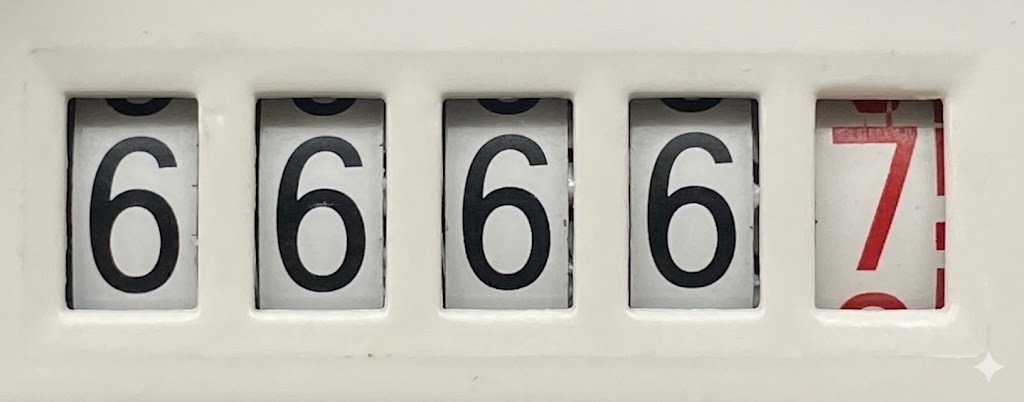
#> input picture test_meter.jpg, 1024 x 402 px
$ python segmentation.py
#> lines starting #> are read from the running program, lines starting #| are printed output that depends on the picture; after the words box and inside, x2 and y2 are one past the last pixel; in counts of white or black regions, pixels touching at a corner belong together
import cv2
import numpy as np
import os

def _pad_to_square(img_gray):
    """Pad ảnh xám thành hình vuông kèm 15% viền trắng xung quanh"""
    ch_c, cw_c = img_gray.shape[:2]
    size = max(ch_c, cw_c)
    if size == 0:
        size = 1
    pad_t = (size - ch_c) // 2
    pad_b = size - ch_c - pad_t
    pad_l = (size - cw_c) // 2
    pad_r = size - cw_c - pad_l

    squared = cv2.copyMakeBorder(img_gray, pad_t, pad_b, pad_l, pad_r, cv2.BORDER_CONSTANT, value=255)
    p = int(size * 0.15)
    padded = cv2.copyMakeBorder(squared, p, p, p, p, cv2.BORDER_CONSTANT, value=255)
    return cv2.cvtColor(padded, cv2.COLOR_GRAY2BGR)

def extract_clean_digit_ink(box_img):
    """
    [PREPROCESSING GATE - CONNECTED COMPONENTS]
    Loại bỏ 100% thanh viền nhựa đen bên hông và vết cuộn số lăn ở mép trên/dưới.
    Chỉ trích xuất duy nhất vùng nét mực (Ink Bounding Box) của chữ số trung tâm.
    Tự động hàn gắn (merge) các phần chữ số bị đứt gãy do lóa sáng đèn Flash.
    """
    if box_img is None or box_img.size == 0:
        return np.full((100, 100, 3), 255, dtype=np.uint8)

    bh, bw = box_img.shape[:2]
    if bh < 10 or bw < 10:
        return np.full((100, 100, 3), 255, dtype=np.uint8)

    # 1. Chuyển sang ảnh xám dùng np.min (chữ đỏ hay đen đều thành nét mực tối)
    gray = np.min(box_img, axis=2).astype(np.uint8) if len(box_img.shape) == 3 else box_img.copy()

    # 2. Nhị phân hóa Otsu: Nét mực = 255, Nền trắng = 0
    _, bin_img = cv2.threshold(gray, 0, 255, cv2.THRESH_BINARY_INV + cv2.THRESH_OTSU)

    # 3. Phân tích Connected Components
    num_labels, labels, stats, centroids = cv2.connectedComponentsWithStats(bin_img, 8)
    if num_labels <= 1:
        return _pad_to_square(gray)

    # Lọc bỏ trước các thanh viền đen dạng cột đứng ở 2 mép
    # Một viền mép phải nằm gọn ở sát mép trái/phải, không được ăn sâu vào giữa
    non_border_lbls = []
    for lbl in range(1, num_labels):
        x, y, cw, ch, area = stats[lbl]
        is_left_border = (x <= bw * 0.12) and ((x + cw) <= bw * 0.30) and (ch >= bh * 0.25) and (ch / max(1, cw) >= 1.5)
        is_right_border = (x >= bw * 0.70) and ((x + cw) >= bw * 0.88) and (ch >= bh * 0.25) and (ch / max(1, cw) >= 1.5)
        if not (is_left_border or is_right_border) and area >= 50:
            non_border_lbls.append(lbl)

    if not non_border_lbls:
        return _pad_to_square(gray)

    # Tìm component chính (diện tích lớn nhất ở khu vực chữ số)
    main_lbl = max(non_border_lbls, key=lambda l: stats[l][4])
    mx, my, mw, mh, marea = stats[main_lbl]
    mcx, mcy = centroids[main_lbl]

    keep_lbls = [main_lbl]

    # Duyệt các component còn lại để phân biệt:
    # - Mảnh vỡ của cùng 1 chữ số (do lóa sáng): thẳng hàng theo trục X, khoảng cách gap_y nhỏ -> GIỮ LẠI
    # - Vết cuộn số lăn lửng lơ ở mép trên/dưới: cách xa > 25px -> LOẠI BỎ
    for lbl in non_border_lbls:
        if lbl == main_lbl:
            continue
        x, y, cw, ch, area = stats[lbl]
        cx, cy = centroids[lbl]

        if y >= my + mh:
            gap_y = y - (my + mh)
        elif y + ch <= my:
            gap_y = my - (y + ch)
        else:
            gap_y = 0

        align_x = abs(cx - mcx) < max(mw, cw) * 0.5
        total_span_y = max(my + mh, y + ch) - min(my, y)

        if align_x and gap_y <= 25 and total_span_y <= bh * 0.85:
            keep_lbls.append(lbl)

    clean_mask = np.zeros_like(gray, dtype=np.uint8)
    valid_boxes = []
    for lbl in keep_lbls:
        clean_mask[labels == lbl] = 255
        x, y, cw, ch, _ = stats[lbl]
        valid_boxes.append((x, y, x + cw, y + ch))

    min_x = max(0, min(b[0] for b in valid_boxes))
    min_y = max(0, min(b[1] for b in valid_boxes))
    max_x = min(bw, max(b[2] for b in valid_boxes))
    max_y = min(bh, max(b[3] for b in valid_boxes))

    # Dilate nhẹ mask để bảo toàn độ mượt nét chữ và hàn gắn vết lóa sáng mỏng
    k = cv2.getStructuringElement(cv2.MORPH_ELLIPSE, (3, 3))
    dilated_mask = cv2.dilate(clean_mask, k, iterations=1)
    k_close = cv2.getStructuringElement(cv2.MORPH_RECT, (1, 9))
    dilated_mask = cv2.morphologyEx(dilated_mask, cv2.MORPH_CLOSE, k_close)

    # Toàn bộ vùng ngoài nét mực biến thành màu trắng tinh (255)
    clean_gray = np.full_like(gray, 255)
    clean_gray[dilated_mask == 255] = gray[dilated_mask == 255]

    # Crop sát vùng nét chữ kèm lề an toàn 12%
    pad_w = int((max_x - min_x) * 0.12)
    pad_h = int((max_y - min_y) * 0.12)
    c_x1 = max(0, min_x - pad_w)
    c_y1 = max(0, min_y - pad_h)
    c_x2 = min(bw, max_x + pad_w)
    c_y2 = min(bh, max_y + pad_h)

    cropped = clean_gray[c_y1:c_y2, c_x1:c_x2]
    if cropped.size == 0:
        cropped = gray

    # [GEOMETRY GATE] Kiểm tra mật độ điểm ảnh để phát hiện ô bị che lấp / bùn đất
    _, binary_check = cv2.threshold(cropped, 0, 255, cv2.THRESH_BINARY_INV + cv2.THRESH_OTSU)
    pixel_ratio = cv2.countNonZero(binary_check) / float(binary_check.size if binary_check.size > 0 else 1)
    if pixel_ratio < 0.05 or pixel_ratio > 0.65:
        return np.zeros((100, 100, 3), dtype=np.uint8)

    return _pad_to_square(cropped)

def segment_meter_digits(image_input, num_digits=5, margin_ratio=0.1):
    """
    Cắt một ảnh khung chứa dãy số thẳng ngang thành các ảnh chữ số riêng biệt.
    Sử dụng chiến lược mới: Nhận diện các khung hình chữ nhật chứa chữ số,
    nếu không tìm thấy đủ số lượng thì chuyển về phương pháp chia đều.

    Args:
        image_input (str hoặc numpy array): Đường dẫn đến ảnh HOẶC ảnh dưới dạng numpy array.
        num_digits (int): Số lượng chữ số có trong khung (mặc định 5).
        margin_ratio (float): Tỷ lệ lề cần cắt bỏ để loại bỏ khung nhựa giữa các số.

    Returns:
        list of numpy arrays: Danh sách các ảnh chữ số đã được cắt (RGB).
    """
#> called with image_input = 'test_meter.jpg', num_digits = 5, margin_ratio = 0.15
    if isinstance(image_input, str):
        if not os.path.exists(image_input):
            raise FileNotFoundError(f"Không tìm thấy ảnh: {image_input}")
        img = cv2.imread(image_input)
#> img is the input picture: shape (402, 1024, 3); mean B, G, R 174.5, 183.4, 187.4
        if img is None:
            raise ValueError("Không thể đọc ảnh bằng OpenCV.")
    else:
        img = image_input

    h, w = img.shape[:2]
#> h = 402; w = 1024

    # --- PHƯƠNG PHÁP 1: TÌM CONTOURS KHUNG HÌNH CHỮ NHẬT ---
    # Chuyển xám và làm rõ cạnh
    gray = cv2.cvtColor(img, cv2.COLOR_BGR2GRAY)

    # [UPGRADE] Khử nhiễu ảnh trước khi Adaptive Threshold
    gray = cv2.fastNlMeansDenoising(gray, None, h=10, templateWindowSize=7, searchWindowSize=21)

    # Adaptive threshold để làm nổi bật khung nhựa (thường có độ sáng khác với nền chứa số)
    # [NEW] Dùng block_size động phụ thuộc vào kích thước ảnh để bắt được các khung lớn/nhỏ
    block_size = (int(h / 4) // 2) * 2 + 1
#> block_size = 101
    if block_size < 15:
        block_size = 15
    thresh = cv2.adaptiveThreshold(gray, 255, cv2.ADAPTIVE_THRESH_GAUSSIAN_C, cv2.THRESH_BINARY_INV, block_size, 5)
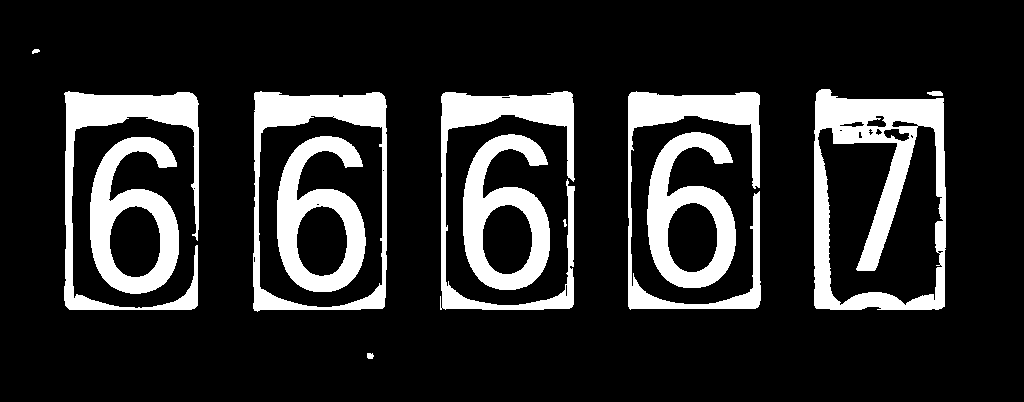
#> thresh: shape (402, 1024); 16.4% white; 13 white regions, largest, box (x1, y1, x2, y2) and area: (814, 89, 946, 310) 12437, (64, 91, 199, 310) 7134, (628, 91, 761, 310) 7114

    # Dùng morphology để nối các nét bị đứt
    kernel = cv2.getStructuringElement(cv2.MORPH_RECT, (3, 3))
    closed = cv2.morphologyEx(thresh, cv2.MORPH_CLOSE, kernel, iterations=2)
#> closed: shape (402, 1024); 16.6% white; 11 white regions

    contours, _ = cv2.findContours(closed, cv2.RETR_EXTERNAL, cv2.CHAIN_APPROX_SIMPLE)
#> contours = 7 contours, 1 with area under 20; largest, box (x1, y1, x2, y2) and area: (64, 91, 199, 310) 28378, (253, 91, 387, 312) 28246, (440, 91, 575, 310) 28238, (628, 91, 761, 310) 28018, (814, 89, 946, 310) 27471, (367, 353, 374, 359) 26
    if not contours:
        # Thử RETR_TREE nếu EXTERNAL không bắt được
        contours, _ = cv2.findContours(closed, cv2.RETR_TREE, cv2.CHAIN_APPROX_SIMPLE)

    valid_rects = []
    for cnt in contours:
        x, y, bw, bh = cv2.boundingRect(cnt)

        # Điều kiện để là 1 khung chữ số:
        # 1. Chiều cao khung từ 30% đến 98% chiều cao ảnh (bắt trọn cả chữ số ngắn 140px lẫn khung dài)
        if 0.30 * h < bh < 0.98 * h:
            # 2. Tỷ lệ width/height từ 0.28 đến 0.95 (khung dọc)
            aspect_ratio = bw / float(bh)
            if 0.28 < aspect_ratio < 0.95:
                # 3. Chiều rộng tối thiểu >= 5% chiều rộng ảnh
                if bw >= w * 0.05:
                    valid_rects.append((x, y, bw, bh))
#> this loop made 7 passes
#> (x, y, bw, bh, aspect_ratio) on passes 2 to 6: (628, 91, 133, 219, 0.607), (440, 91, 135, 219, 0.616), (253, 91, 134, 221, 0.606), (64, 91, 135, 219, 0.616), (814, 89, 132, 221, 0.597)
#> (x, y, bw, bh) on passes 1, 7: (367, 353, 7, 6), (32, 49, 8, 5)
#> after the loop, valid_rects = [(628, 91, 133, 219), (440, 91, 135, 219), (253, 91, 134, 221), (64, 91, 135, 219), (814, 89, 132, 221)]

    # Lọc bỏ các khung trùng lặp: Ưu tiên khung có tỷ lệ width/height gần tỷ lệ chữ số chuẩn (~0.58) thay vì lấy khung cao to của vỏ
    valid_rects = sorted(valid_rects, key=lambda r: abs((r[2] / float(r[3])) - 0.58))
#> valid_rects = [(814, 89, 132, 221), (253, 91, 134, 221), (628, 91, 133, 219), (440, 91, 135, 219), (64, 91, 135, 219)]
    kept_rects = []
    for r in valid_rects:
        rcx = r[0] + r[2]/2.0
        if not any(abs(rcx - (k[0] + k[2]/2.0)) < 110 for k in kept_rects):
            kept_rects.append(r)
#> this loop made 5 passes
#> (r, rcx) on passes 1 to 5: ((814, 89, 132, 221), 880), ((253, 91, 134, 221), 320), ((628, 91, 133, 219), 694.5), ((440, 91, 135, 219), 507.5), ((64, 91, 135, 219), 131.5)
#> after the loop, kept_rects has the same summary as valid_rects

    # Sắp xếp các khung từ trái sang phải
    kept_rects = sorted(kept_rects, key=lambda r: r[0])
#> kept_rects = [(64, 91, 135, 219), (253, 91, 134, 221), (440, 91, 135, 219), (628, 91, 133, 219), (814, 89, 132, 221)]

    # --- SUY DIỄN LƯỚI TỌA ĐỘ BẰNG TÂM CHỮ SỐ (CENTER-BASED GRID INFERENCE) ---
    if len(kept_rects) == 0:
        print(f"[WARN] No contours found. Falling back to uniform grid.", flush=True)
        return _fallback_split(img, num_digits)

    cxs = [r[0] + r[2]/2.0 for r in kept_rects]
#> cxs = [131.5, 320, 507.5, 694.5, 880]
    spacings = [cxs[i+1] - cxs[i] for i in range(len(cxs)-1)]
#> spacings = [188.5, 187.5, 187, 185.5]
    valid_s = []
    for s in spacings:
        if 150 < s < 240:
            valid_s.append(s)
        elif 320 < s < 450:
            valid_s.append(s / 2.0)
        elif 500 < s < 650:
            valid_s.append(s / 3.0)
#> this loop made 4 passes
#> s on passes 1 to 4: 188.5, 187.5, 187, 185.5
#> after the loop, valid_s = [188.5, 187.5, 187, 185.5]

    # Khoảng cách chuẩn giữa 2 ô số trên camera ESP32-S3 Xiao luôn là ~192px
    est_spacing = float(np.median(valid_s)) if valid_s else (w * 0.178)
#> est_spacing = 187.2

    if len(kept_rects) == num_digits and all(140 < s < 260 for s in spacings):
        best_grid_cxs = [r[0] + r[2]/2.0 for r in kept_rects]
#> best_grid_cxs = [131.5, 320, 507.5, 694.5, 880]
        print("[INFO] Successfully detected digit bounding boxes using contours.", flush=True)
    elif len(kept_rects) == 1:
        # Tự động neo vị trí vật lý theo tọa độ X đã biết
        single_cx = cxs[0]
        # Ước lượng ô số thứ mấy dựa trên tọa độ X (mỗi ô cách nhau ~192px, ô 0 bắt đầu ~170px)
        assumed_idx = max(0, min(num_digits - 1, int(round((single_cx - w * 0.16) / est_spacing))))
        start_cx = single_cx - assumed_idx * est_spacing
        best_grid_cxs = [start_cx + i * est_spacing for i in range(num_digits)]
        print(f"[INFO] Single contour found at cx={single_cx:.1f} (anchored to index {assumed_idx}), synthesizing grid.", flush=True)

    else:
        best_grid_cxs = None
        max_inliers = -1

        # Giả định từng tâm tìm được ứng với vị trí thứ i trong 5 khung
        for assumed_idx in range(num_digits):
            for base_cx in cxs:
                start_cx = base_cx - assumed_idx * est_spacing
                grid_cxs = [start_cx + i * est_spacing for i in range(num_digits)]

                inliers = 0
                for cx in cxs:
                    dists = [abs(cx - gx) for gx in grid_cxs]
                    if min(dists) < est_spacing * 0.3:
                        inliers += 1

                if inliers >= max_inliers:
                    if grid_cxs[0] > -est_spacing * 0.5 and grid_cxs[-1] < w + est_spacing * 0.5:
                        if inliers > max_inliers:
                            max_inliers = inliers
                            best_grid_cxs = grid_cxs
                        else: # inliers == max_inliers
                            current_center_offset = abs((grid_cxs[0] + grid_cxs[-1])/2 - w/2)
                            best_center_offset = abs((best_grid_cxs[0] + best_grid_cxs[-1])/2 - w/2) if best_grid_cxs else float('inf')
                            if current_center_offset < best_center_offset:
                                best_grid_cxs = grid_cxs

    if not best_grid_cxs:
        print(f"[WARN] Unable to infer grid coordinates. Falling back to uniform grid.", flush=True)
        return _fallback_split(img, num_digits)

    if len(kept_rects) == num_digits:
        print("[INFO] Successfully detected digit bounding boxes using contours.", flush=True)
    else:
        print(f"[INFO] Contours detected {len(kept_rects)} boxes, successfully interpolated to {num_digits} boxes.", flush=True)

    digits = []
    # Lay box vua van khung chu so (72% spacing) de loai bo cac thanh vien nhua hai ben
    box_w = int(est_spacing * 0.72)
#> box_w = 134

    debug_img = img.copy()

    if kept_rects:
        avg_y = float(np.median([r[1] for r in kept_rects]))
#> avg_y = 91
        avg_h = float(np.median([r[3] for r in kept_rects]))
#> avg_h = 219
        y1_box = max(0, int(avg_y - avg_h * 0.08))
#> y1_box = 73
        y2_box = min(h, int(avg_y + avg_h * 1.08))
#> y2_box = 327
    else:
        y1_box = int(h * 0.03)
        y2_box = int(h * 0.97)

    for i, cx in enumerate(best_grid_cxs):
        # Snap to physical window contour if detected nearby (prevents clipping wide digits)
        close_rects = [r for r in kept_rects if abs((r[0] + r[2]/2.0) - cx) < est_spacing * 0.20]
        if close_rects:
            best_r = min(close_rects, key=lambda r: abs((r[0] + r[2]/2.0) - cx))
            cx = best_r[0] + best_r[2] / 2.0

        x1 = int(cx - box_w/2)
        x2 = int(cx + box_w/2)
        y1 = y1_box
        y2 = y2_box

        x1 = max(0, min(w, x1))
        x2 = max(0, min(w, x2))

        cv2.rectangle(debug_img, (x1, y1), (x2, y2), (0, 255, 0), 2)

        box_img = img[y1:y2, x1:x2]

        if box_img.size == 0 or x1 >= x2 or y1 >= y2:
            print(f"[WARN] Box out of bounds at x1={x1}, x2={x2}. Creating blank pad.", flush=True)
            box_img = np.full((50, 50, 3), 255, dtype=np.uint8)

        # [PREPROCESSING GATE] Gọt sạch viền nhựa đen và vết cuộn số
        is_red = (i == num_digits - 1)
        if is_red and len(box_img.shape) == 3:
            b_c, g_c, r_c = box_img[:,:,0], box_img[:,:,1], box_img[:,:,2]
            # Nền nhựa đen trung tính quanh ô số đỏ: R, G, B thấp và chênh lệch màu nhỏ
            is_black_frame = (r_c < 110) & (g_c < 110) & (b_c < 110) & (np.abs(r_c.astype(int) - g_c.astype(int)) < 35)
            box_img = box_img.copy()
            box_img[is_black_frame] = [255, 255, 255]

        clean_digit = extract_clean_digit_ink(box_img)
        digits.append(clean_digit)
#> this loop made 5 passes
#> (best_r, x1, x2, is_red, num_labels in extract_clean_digit_ink, main_lbl in extract_clean_digit_ink, mx in extract_clean_digit_ink) on passes 1 to 5: ((64, 91, 135, 219), 64, 198, False, 9, 2, 25), ((253, 91, 134, 221), 253, 387, False, 6, 2, 23), ((440, 91, 135, 219), 440, 574, False, 9, 4, 22), ((628, 91, 133, 219), 627, 761, False, 6, 2, 20), ((814, 89, 132, 221), 813, 947, True, 19, 3, 2)
#> pass 1, in segment_meter_digits, `box_img = img[y1:y2, x1:x2]`:
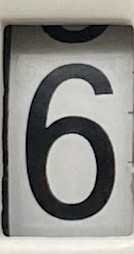
#> box_img: shape (254, 134, 3); mean B, G, R 135.1, 139.1, 139.7
#> pass 1, in extract_clean_digit_ink, `num_labels, labels, stats, centroids = cv2.connectedComponentsWithStat..`:
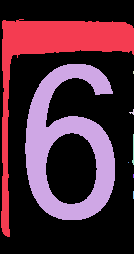
#> labels: shape (254, 134) int32; 9 distinct labels, from 0 to 8; one colour per label, 0 black
#> after the loop:
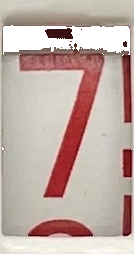
#> box_img: shape (254, 134, 3); mean B, G, R 164.8, 172.2, 192.6
#> after the loop:
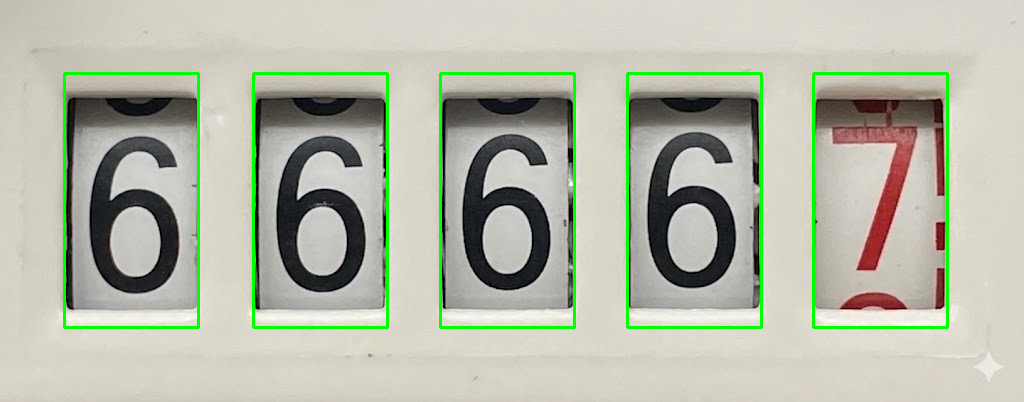
#> debug_img: shape (402, 1024, 3); 2.82% of pixels changed, all inside (x1, y1, x2, y2) = (63, 72, 949, 329)
#> after the loop: is_black_frame: shape (254, 134) bool; 8.1% white; 9 white regions (8 under 20 px), largest, box (x1, y1, x2, y2) and area: (3, 25, 130, 55) 2733
#> after the loop:
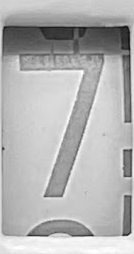
#> r_c: shape (254, 134); min 16, max 255, mean 178.3
#> after the loop, digits = 5 items

    # Lưu ảnh debug vào thư mục debug_images (nếu tồn tại) thay vì ghi bừa bãi ra root
    if os.path.isdir("debug_images"):
        cv2.imwrite(os.path.join("debug_images", "debug_final_boxes.jpg"), debug_img)
    return digits

# [60 lines left out: function _fallback_split, not called in this run]

if __name__ == "__main__":
    test_img = "test_meter.jpg"
    if os.path.exists(test_img):
        print(f"Segmenting {test_img}...", flush=True)
        digits = segment_meter_digits(test_img, num_digits=5, margin_ratio=0.15)
#> digits = 5 items

        for i, d in enumerate(digits):
            cv2.imwrite(f"digit_part_{i}.jpg", d)
            print(f"Saved digit_part_{i}.jpg (Shape: {d.shape})", flush=True)
#> this loop made 5 passes
#| Saved digit_part_0.jpg (Shape: (248, 248, 3))
#| Saved digit_part_1.jpg (Shape: (248, 248, 3))
#| Saved digit_part_2.jpg (Shape: (248, 248, 3))
#| Saved digit_part_3.jpg (Shape: (330, 330, 3))
#| Saved digit_part_4.jpg (Shape: (330, 330, 3))
#> pass 2, `cv2.imwrite(f"digit_part_{i}.jpg", d)`:
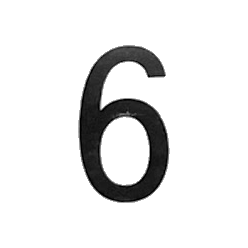
#> saved as digit_part_1.jpg: shape (248, 248, 3); min 0, max 255, mean 230.3
    else:
        print("Create test_meter.jpg to test this module.", flush=True)

$ run again, with image.png saved as test_meter.jpg
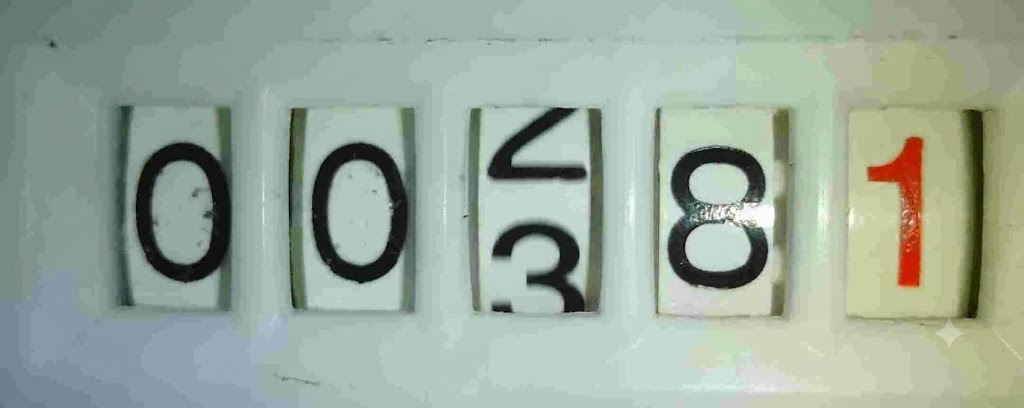
#> input picture image.png, 1024 x 408 px
#> in segment_meter_digits, img is the input picture: shape (408, 1024, 3); mean B, G, R 155.1, 168, 153.3
#> thresh: shape (408, 1024); 15.4% white; 54 white regions (21 under 20 px), largest, box (x1, y1, x2, y2) and area: (288, 106, 418, 320) 12005, (136, 104, 235, 317) 8403, (668, 145, 768, 290) 6566
#> closed: shape (408, 1024); 15.7% white; 35 white regions (3 under 20 px)
#> contours = 34 contours, 3 with area under 20; largest, box (x1, y1, x2, y2) and area: (288, 106, 418, 320) 16850, (136, 104, 235, 317) 13208, (668, 145, 768, 290) 11398, (487, 107, 605, 317) 8884, (651, 106, 797, 323) 5664
#> the loop in segment_meter_digits, `for cnt in contours:` made 34 passes
#> (x, y, bw, bh, aspect_ratio) on passes 10, 11, 12, 13, 14, 15, 16, 18: (668, 145, 100, 145, 0.69), (867, 136, 57, 151, 0.377), (844, 108, 153, 222, 0.689), (487, 107, 118, 210, 0.562), (651, 106, 146, 217, 0.673), (461, 106, 23, 209, 0.11), (288, 106, 130, 214, 0.607), (136, 104, 99, 213, 0.465)
#> after the loop in segment_meter_digits, `for cnt in contours:`: valid_rects = [(668, 145, 100, 145), (867, 136, 57, 151), (844, 108, 153, 222), (487, 107, 118, 210), (651, 106, 146, 217), (288, 106, 130, 214), (136, 104, 99, 213), (831, 92, 104, 193)]
#> in segment_meter_digits, `valid_rects = sorted(valid_rects, key=lambda r: abs((r[2] / float(r[3]..`: valid_rects = [(487, 107, 118, 210), (288, 106, 130, 214), (831, 92, 104, 193), (651, 106, 146, 217), (844, 108, 153, 222), (668, 145, 100, 145), (136, 104, 99, 213), (867, 136, 57, 151)]
#> the loop in segment_meter_digits, `for r in valid_rects:` made 8 passes
#> (r, rcx) on passes 1 to 8: ((487, 107, 118, 210), 546), ((288, 106, 130, 214), 353), ((831, 92, 104, 193), 883), ((651, 106, 146, 217), 724), ((844, 108, 153, 222), 920.5), ((668, 145, 100, 145), 718), ((136, 104, 99, 213), 185.5), ((867, 136, 57, 151), 895.5)
#> after the loop in segment_meter_digits, `for r in valid_rects:`: kept_rects = [(487, 107, 118, 210), (288, 106, 130, 214), (831, 92, 104, 193), (651, 106, 146, 217), (136, 104, 99, 213)]
#> in segment_meter_digits, `kept_rects = sorted(kept_rects, key=lambda r: r[0])`: kept_rects = [(136, 104, 99, 213), (288, 106, 130, 214), (487, 107, 118, 210), (651, 106, 146, 217), (831, 92, 104, 193)]
#> cxs = [185.5, 353, 546, 724, 883]
#> spacings = [167.5, 193, 178, 159]
#> the loop in segment_meter_digits, `for s in spacings:` made 4 passes
#> s on passes 1 to 4: 167.5, 193, 178, 159
#> est_spacing = 172.8
#> best_grid_cxs = [185.5, 353, 546, 724, 883]
#> box_w = 124
#> avg_y = 106
#> avg_h = 213
#> y1_box = 88
#> y2_box = 336
#> the loop in segment_meter_digits, `for i, cx in enumerate(best_grid_cxs):` made 5 passes
#> (best_r, x1, x2, is_red, num_labels in extract_clean_digit_ink, centroids in extract_clean_digit_ink, main_lbl in extract_clean_digit_ink) on pass 2: ((288, 106, 130, 214), 291, 415, False, 4, [[60.76, 124.7], [5.7, 117.8], [81.23, 121.9], [83, 103]], 2)
#> after the loop in segment_meter_digits, `for i, cx in enumerate(best_grid_cxs):`:
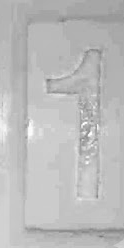
#> r_c: shape (248, 124); min 121, max 255, mean 187.6
#> after the loop in segment_meter_digits, `for i, cx in enumerate(best_grid_cxs):`: digits = 5 items
#> the loop `for i, d in enumerate(digits):` made 5 passes
#| Saved digit_part_0.jpg (Shape: (318, 318, 3))
#| Saved digit_part_1.jpg (Shape: (322, 322, 3))
#| Saved digit_part_2.jpg (Shape: (322, 322, 3))
#| Saved digit_part_3.jpg (Shape: (231, 231, 3))
#| Saved digit_part_4.jpg (Shape: (243, 243, 3))
#> pass 2, `cv2.imwrite(f"digit_part_{i}.jpg", d)`:
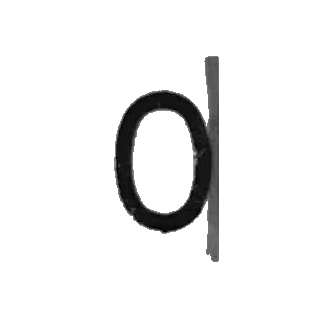
#> saved as digit_part_1.jpg: shape (322, 322, 3); min 0, max 255, mean 238.5
